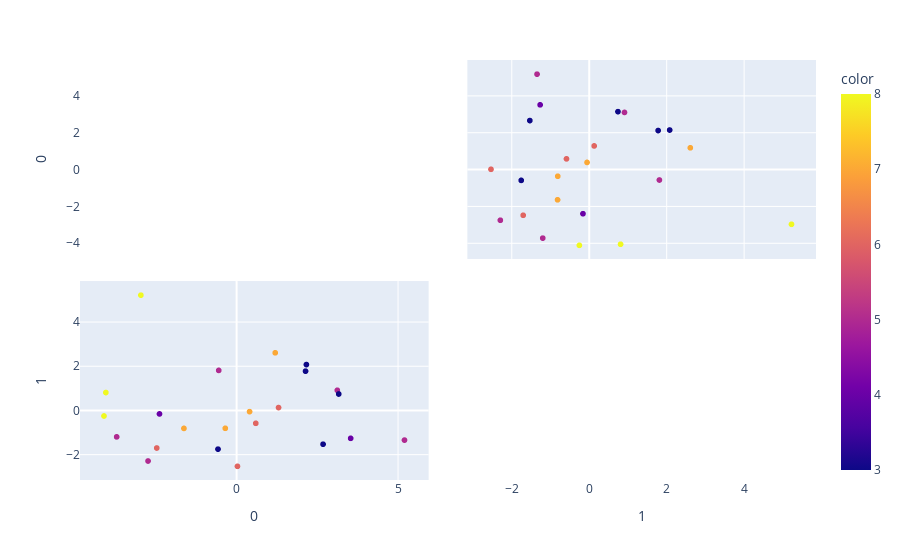

The cell this chart's notebook holds for it:
### Markdown cell above
## 8 - ML Models

### Code cell
from sklearn.decomposition import PCA
import plotly.express as px

pca = PCA(n_components=2)
pca.fit(X)
principalComponents = pca.transform(X)
per_var = np.round(pca.explained_variance_ratio_* 100, decimals=1)
labels = ['PC' + str(x) for x in range(1, len(per_var)+1)]
 
plt.bar(x=range(1,len(per_var)+1), height=per_var, tick_label=labels)
plt.ylabel('Percentage of Explained Variance')
plt.xlabel('Principal Component')
plt.title('explained variance')
plt.show()


import seaborn as sn
pca_data = np.vstack((principalComponents.T, y['NPS'])).T
pca_df = pd.DataFrame(data=pca_data, columns=("pca-one", "pca-two", "NPS"))


sn.FacetGrid(pca_df, hue="NPS", size=6, palette=["blue", "yellow","orange","purple","green","red"]).map(plt.scatter, "pca-one", "pca-two").add_legend()
plt.show




fig = px.scatter_matrix(
    principalComponents,
    labels=labels,
    dimensions=range(2),
    color=final_data['NPS']
)
fig.update_traces(diagonal_visible=False)
fig.show()
# X_train = pca.transform(X_train)
# X_test = pca.transform(X_test)

### Figure 1 — Plotly figure (JSON) as saved in the notebook; plotly's stock layout.template omitted (floating-point values rounded to 4 significant figures)
{"data": [{"diagonal": {"visible": false}, "dimensions": [{"axis": {"matches": true}, "label": "0", "values": [-2.472, 2.68, -0.3483, 5.204, 3.122, 1.199, 0.5958, 3.166, 2.164, -0.574, -1.63, -4.106, 0.4032, 1.301, -2.742, -4.048, 0.02832, 2.138, -3.714, 3.535, -2.387, -2.964, -0.5523]}, {"axis": {"matches": true}, "label": "1", "values": [-1.696, -1.524, -0.8029, -1.338, 0.9218, 2.621, -0.5767, 0.7531, 2.088, -1.746, -0.8075, -0.2437, -0.04585, 0.1381, -2.286, 0.8202, -2.527, 1.79, -1.19, -1.258, -0.1514, 5.236, 1.823]}], "hovertemplate": "%{xaxis.title.text}=%{x}<br>%{yaxis.title.text}=%{y}<br>color=%{marker.color}<extra></extra>", "legendgroup": "", "marker": {"color": [6, 3, 7, 5, 5, 7, 6, 3, 3, 3, 7, 8, 7, 6, 5, 8, 6, 3, 5, 4, 4, 8, 5], "coloraxis": "coloraxis", "symbol": "circle"}, "name": "", "showlegend": false, "type": "splom"}], "layout": {"coloraxis": {"colorbar": {"title": {"text": "color"}}, "colorscale": [[0, "#0d0887"], [0.1111, "#46039f"], [0.2222, "#7201a8"], [0.3333, "#9c179e"], [0.4444, "#bd3786"], [0.5556, "#d8576b"], [0.6667, "#ed7953"], [0.7778, "#fb9f3a"], [0.8889, "#fdca26"], [1, "#f0f921"]]}, "dragmode": "select", "legend": {"tracegroupgap": 0}, "margin": {"t": 60}}}
